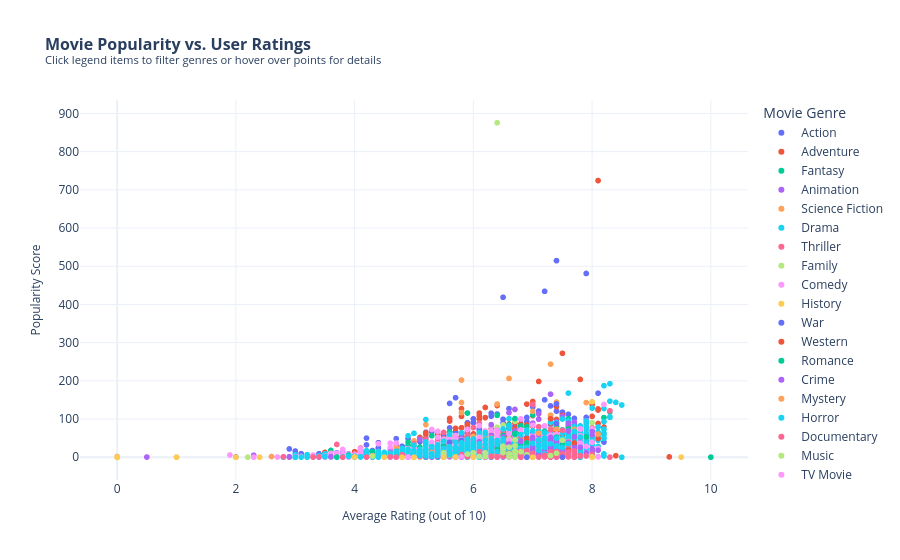

Notebook source saved alongside this figure:
### Markdown cell above
# Scatter Plot with Interactive Selection

### Code cell
fig = px.scatter(
    df, 
    x='vote_average', 
    y='popularity', 
    color='main_genre',
    hover_name='title', 
    labels={
        'vote_average': 'Average Rating (out of 10)',
        'popularity': 'Popularity Score',
        'main_genre': 'Movie Genre'
    },
    title='<b>Movie Popularity vs. User Ratings</b><br><sup>Click legend items to filter genres or hover over points for details</sup>'
)

fig.update_layout(
    template='plotly_white',
    title_font_size=16,
    xaxis_title_font_size=12,
    yaxis_title_font_size=12
)

fig.show()

fig.write_html("interactive_movie_plot.html")

### Figure 1 — Plotly figure (JSON) as saved in the notebook; plotly's stock layout.template omitted (floating-point values rounded to 4 significant figures; data arrays with more than 128 entries replaced by an {"elided": "..."} marker saying what was removed)
{"data": [{"hovertemplate": "<b>%{hovertext}</b><br><br>Movie Genre=Action<br>Average Rating (out of 10)=%{x}<br>Popularity Score=%{y}<extra></extra>", "hovertext": {"elided": "754 str values"}, "legendgroup": "Action", "marker": {"color": "#636efa", "symbol": "circle"}, "mode": "markers", "name": "Action", "showlegend": true, "type": "scattergl", "x": {"elided": "754 float values"}, "xaxis": "x", "y": {"elided": "754 float values"}, "yaxis": "y"}, {"hovertemplate": "<b>%{hovertext}</b><br><br>Movie Genre=Adventure<br>Average Rating (out of 10)=%{x}<br>Popularity Score=%{y}<extra></extra>", "hovertext": {"elided": "339 str values"}, "legendgroup": "Adventure", "marker": {"color": "#EF553B", "symbol": "circle"}, "mode": "markers", "name": "Adventure", "showlegend": true, "type": "scattergl", "x": {"elided": "339 float values"}, "xaxis": "x", "y": {"elided": "339 float values"}, "yaxis": "y"}, {"hovertemplate": "<b>%{hovertext}</b><br><br>Movie Genre=Fantasy<br>Average Rating (out of 10)=%{x}<br>Popularity Score=%{y}<extra></extra>", "hovertext": ["Spider-Man 3", "Oz: The Great and Powerful", "Evan Almighty", "Maleficent", "How to Train Your Dragon", "The Curious Case of Benjamin Button", "The Sorcerer's Apprentice", "Alice Through the Looking Glass", "Shrek the Third", "Hancock", "G-Force", "Rise of the Guardians", "Spider-Man", "How to Train Your Dragon 2", "Gods of Egypt", "Home", "R.I.P.D.", "Asterix at the Olympic Games", "Teenage Mutant Ninja Turtles: Out of the Shadows", "The Smurfs 2", "Eragon", "Son of the Mask", "The Lovely Bones", "The Nutcracker: The Untold Story", "Meet Joe Black", "Nutty Professor II: The Klumps", "Bruce Almighty", "Bedtime Stories", "The Last Witch Hunter", "The League of Extraordinary Gentlemen", "Immortals", "Wolf", "Underworld: Awakening", "The Santa Clause 2", "The Kid", "The Green Mile", "Hellboy", "The Legend of Bagger Vance", "DragonHeart", "The Nutty Professor", "Casper", "Death Becomes Her", "Blade II", "Into the Woods", "Hansel & Gretel: Witch Hunters", "Beautiful Creatures", "Drive Angry", "Bedazzled", "The Flintstones", "The Ant Bully", "Underworld: Evolution", "Red Riding Hood", "The Odd Life of Timothy Green", "Aliens vs Predator: Requiem", "The Island of Dr. Moreau", "Quest for Camelot", "The Crow", "Batman", "Underworld: Rise of the Lycans", "Krull", "Warriors of Virtue", "Scrooged", "Dragon Wars: D-War", "Bogus", "Down to Earth", "Babe", "Midnight in Paris", "The Age of Adaline", "My Super Ex-Girlfriend", "The Promise", "Savva. Heart of the Warrior", "Dawn of the Dead", "Snow White: A Tale of Terror", "Nanny McPhee", "Don't Be Afraid of the Dark", "Lifeforce", "Cirque du Soleil: Worlds Away", "Muppets from Space", "Howl's Moving Castle", "The Adventurer: The Curse of the Midas Box", "Ghost", "The Santa Clause", "Underworld", "Edward Scissorhands", "Daybreakers", "To Die For", "Spirited Away", "Big", "Dragonslayer", "The Illusionist", "Pan's Labyrinth", "Enter the Void", "Beetlejuice", "Tuck Everlasting", "Firestarter", "The Muse", "Being John Malkovich", "Aquamarine", "2046", "Gremlins", "Army of Darkness", "Dogma", "The Visitors", "Digimon: The Movie", "Donnie Darko", "Night Watch", "Mirrormask", "The Barbarians", "Troll Hunter", "Jason Goes to Hell: The Final Friday", "Warlock: The Armageddon", "The Brave Little Toaster", "Do You Believe?", "Northfork", "Snow White and the Seven Dwarfs", "Beyond the Black Rainbow", "The Prophecy"], "legendgroup": "Fantasy", "marker": {"color": "#00cc96", "symbol": "circle"}, "mode": "markers", "name": "Fantasy", "showlegend": true, "type": "scattergl", "x": [5.9, 5.7, 5.3, 7.0, 7.5, 7.3, 5.8, 6.5, 6.0, 6.2, 5.1, 7.1, 6.8, 7.6, 5.3, 6.8, 5.4, 5.0, 5.8, 5.5, 4.9, 3.6, 6.6, 5.4, 6.9, 4.7, 6.4, 5.9, 5.7, 5.7, 5.7, 6.0, 6.1, 5.5, 6.0, 8.2, 6.5, 6.3, 6.4, 5.4, 6.0, 6.3, 6.2, 5.6, 5.7, 5.6, 5.3, 5.6, 5.0, 5.5, 6.4, 5.6, 6.5, 4.9, 4.6, 6.9, 7.3, 7.0, 6.2, 5.8, 4.7, 6.7, 4.0, 5.4, 4.9, 6.0, 7.4, 7.4, 4.8, 5.0, 6.4, 6.8, 6.0, 6.4, 5.4, 6.2, 6.1, 5.8, 8.2, 5.1, 6.9, 6.3, 6.6, 7.5, 6.0, 6.7, 8.3, 6.9, 6.5, 7.1, 7.6, 7.2, 7.1, 6.4, 5.9, 5.3, 7.3, 5.8, 6.9, 6.9, 7.3, 6.8, 7.1, 6.2, 7.7, 6.3, 6.6, 5.1, 6.7, 4.2, 5.2, 6.7, 6.6, 6.7, 6.9, 5.7, 6.4], "xaxis": "x", "y": [115.7, 46.99, 27.08, 110.6, 67.26, 60.27, 35.58, 56.27, 42.99, 56.76, 26.71, 61.79, 82.5, 100.2, 56.26, 63.47, 39.45, 20.34, 39.87, 32.47, 30.86, 17.82, 29.26, 3.593, 36.07, 17.78, 109.7, 23.53, 52.61, 47.44, 37.92, 13.76, 58.4, 14.65, 18.28, 103.7, 47.48, 16.85, 31.79, 20.28, 19.83, 29.5, 67.17, 65.9, 53.03, 40.72, 30.39, 19.35, 28.96, 20.24, 49.02, 45.15, 16.39, 39.38, 13.21, 16.06, 44.69, 44.1, 51.93, 9.905, 0.9124, 21.62, 4.822, 3.379, 9.167, 34.37, 43.75, 82.05, 20.25, 3.866, 2.626, 44.53, 4.811, 24.36, 14.56, 12.18, 5.987, 6.589, 49.55, 8.843, 41.97, 16.23, 81.83, 47.51, 28.02, 12.31, 119.0, 20.72, 3.258, 36.96, 90.81, 20.4, 58.55, 4.115, 11.38, 2.858, 27.55, 16.93, 12.66, 45.07, 33.76, 14.54, 8.894, 3.739, 61.21, 12.54, 7.758, 1.632, 12.98, 10.34, 3.107, 6.863, 2.47, 1.98, 80.17, 7.717, 11.82], "yaxis": "y"}, {"hovertemplate": "<b>%{hovertext}</b><br><br>Movie Genre=Animation<br>Average Rating (out of 10)=%{x}<br>Popularity Score=%{y}<extra></extra>", "hovertext": ["Tangled", "Monsters University", "Cars 2", "Toy Story 3", "Brave", "WALL·E", "A Christmas Carol", "Up", "Monsters vs Aliens", "Ratatouille", "Frozen", "Bolt", "Kung Fu Panda 2", "Mr. Peabody & Sherman", "Madagascar 3: Europe's Most Wanted", "Happy Feet Two", "Turbo", "Rango", "Dinosaur", "Megamind", "Rio 2", "Monsters, Inc.", "The Smurfs", "Home on the Range", "Stuart Little", "Epic", "Legend of the Guardians: The Owls of Ga'Hoole", "The Peanuts Movie", "Surf's Up", "Ice Age: Continental Drift", "Finding Nemo", "Toy Story 2", "Cloudy with a Chance of Meatballs", "Ice Age: Dawn of the Dinosaurs", "Mulan", "Atlantis: The Lost Empire", "Rio", "Happy Feet", "Hotel Transylvania", "Lilo & Stitch", "Robots", "Space Jam", "Hotel Transylvania 2", "Fantasia 2000", "Walking With Dinosaurs", "Looney Tunes: Back in Action", "Cloudy with a Chance of Meatballs 2", "The Secret Life of Pets", "Despicable Me 2", "Ice Age: The Meltdown", "Shark Tale", "Monster House", "Titan A.E.", "The Simpsons Movie", "Cars", "The SpongeBob Movie: Sponge Out of Water", "Legends of Oz: Dorothy's Return", "Despicable Me", "Ice Age", "Astro Boy", "Hop", "Chicken Little", "Coraline", "The Boxtrolls", "Garfield: A Tail of Two Kitties", "Free Birds", "The Pirates! In an Adventure with Scientists!", "Anastasia", "Barnyard", "Garfield", "Happily N'Ever After", "Foodfight!", "Pinocchio", "Chicken Run", "Escape from Planet Earth", "Frankenweenie", "Space Chimps", "Valiant", "Ponyo", "Cats Don't Dance", "Toy Story", "The SpongeBob SquarePants Movie", "The Nut Job", "Winnie the Pooh", "Animals United", "Aladdin", "The Rugrats Movie", "Space Pirate Captain Harlock", "The Wild Thornberrys Movie", "Rugrats Go Wild", "The Adventures of Pinocchio", "A Turtle's Tale: Sammy's Adventures", "Meet the Deedles", "Underdogs", "South Park: Bigger, Longer & Uncut", "The Tigger Movie", "Pooh's Heffalump Movie", "A Scanner Darkly", "Steamboy", "Dwegons", "Thomas and the Magic Railroad", "Hoodwinked!", "Dragon Hunters", "Khumba", "The Land Before Time", "Ernest & Celestine", "Beavis and Butt-Head Do America", "Legend of a Rabbit", "Hey Arnold! The Movie", "Teacher's Pet", "Heavy Metal", "Ultramarines: A Warhammer 40,000 Movie", "Anomalisa", "The Secret of Kells", "Persepolis", "The Snow Queen", "Doug's 1st Movie", "Fantasia", "Roadside Romeo", "Bambi", "Aqua Teen Hunger Force Colon Movie Film for Theaters", "My Dog Tulip", "A Charlie Brown Christmas"], "legendgroup": "Animation", "marker": {"color": "#ab63fa", "symbol": "circle"}, "mode": "markers", "name": "Animation", "showlegend": true, "type": "scattergl", "x": [7.4, 7.0, 5.8, 7.6, 6.7, 7.8, 6.6, 7.7, 6.0, 7.5, 7.3, 6.3, 6.7, 6.7, 6.4, 5.8, 6.1, 6.6, 6.2, 6.7, 6.3, 7.5, 5.5, 5.7, 5.8, 6.4, 6.5, 6.5, 5.9, 6.2, 7.6, 7.3, 6.5, 6.5, 7.6, 6.7, 6.5, 5.9, 6.8, 7.1, 6.0, 6.5, 6.7, 7.0, 5.2, 5.6, 6.4, 5.9, 7.0, 6.5, 5.8, 6.3, 6.3, 6.9, 6.6, 5.8, 5.9, 7.1, 7.1, 6.1, 5.5, 5.6, 7.3, 6.6, 5.1, 5.7, 6.4, 7.4, 5.3, 5.2, 4.6, 2.3, 6.9, 6.5, 5.7, 6.6, 5.2, 5.2, 7.5, 7.1, 7.7, 6.7, 5.5, 6.8, 5.5, 7.4, 5.7, 6.5, 5.8, 5.6, 5.0, 5.6, 4.1, 6.0, 7.1, 6.3, 6.4, 6.8, 6.4, 0.5, 4.6, 5.9, 6.5, 5.8, 7.0, 7.6, 6.5, 3.0, 5.6, 5.5, 6.2, 5.2, 7.0, 7.3, 7.7, 5.1, 5.4, 7.2, 6.7, 6.8, 6.5, 7.6, 7.5], "xaxis": "x", "y": [48.68, 89.19, 49.99, 60.0, 125.1, 66.39, 39.74, 92.2, 36.17, 65.68, 165.1, 41.85, 51.25, 38.73, 44.99, 17.77, 44.77, 29.91, 26.55, 68.76, 42.4, 106.8, 36.65, 19.63, 30.48, 36.71, 37.32, 34.31, 23.23, 65.23, 85.69, 73.58, 46.78, 69.46, 67.43, 51.55, 46.2, 37.27, 56.26, 55.66, 29.56, 36.13, 61.69, 14.53, 10.09, 16.72, 41.25, 31.48, 136.9, 85.12, 47.09, 36.37, 14.44, 46.88, 82.64, 36.95, 6.682, 113.9, 99.56, 24.86, 16.79, 47.97, 51.15, 30.66, 16.93, 14.41, 23.7, 45.57, 10.43, 17.67, 10.41, 5.259, 46.01, 31.79, 18.14, 27.91, 6.293, 14.05, 39.59, 4.098, 73.64, 27.87, 18.57, 19.14, 8.01, 92.98, 7.981, 14.73, 5.785, 8.256, 6.718, 15.81, 2.353, 14.87, 27.2, 9.83, 9.032, 26.09, 9.13, 0.4854, 1.916, 23.98, 8.884, 6.46, 28.67, 11.1, 12.61, 0.7387, 5.856, 1.374, 12.93, 3.891, 21.02, 10.62, 24.28, 5.339, 1.885, 32.88, 0.2536, 47.65, 1.453, 1.17, 8.701], "yaxis": "y"}, {"hovertemplate": "<b>%{hovertext}</b><br><br>Movie Genre=Science Fiction<br>Average Rating (out of 10)=%{x}<br>Popularity Score=%{y}<extra></extra>", "hovertext": ["The Avengers", "Transformers: Revenge of the Fallen", "Transformers: Age of Extinction", "Jupiter Ascending", "X-Men: Apocalypse", "Dawn of the Planet of the Apes", "Terminator Genisys", "Star Trek", "The Incredible Hulk", "Ant-Man", "After Earth", "The Hunger Games: Mockingjay - Part 1", "Prometheus", "Elysium", "Star Wars: Episode III - Revenge of the Sith", "Teenage Mutant Ninja Turtles", "Gravity", "Ender's Game", "Mission to Mars", "Volcano", "The 6th Day", "The Hunger Games", "The Time Machine", "The Invasion", "Unbreakable", "Sphere", "Star Trek: Insurrection", "Blade: Trinity", "Alien: Resurrection", "Planet 51", "Star Trek: Nemesis", "The Flintstones in Viva Rock Vegas", "Alien³", "The Adjustment Bureau", "Star Trek: First Contact", "Sunshine", "Serenity", "Star Trek: Generations", "Riddick", "Hot Tub Time Machine", "Star Trek: The Motion Picture", "Species", "Predator 2", "Flash Gordon", "District 9", "Star Trek V: The Final Frontier", "Ultraviolet", "Blade Runner", "Star Trek VI: The Undiscovered Country", "Self/less", "Teenage Mutant Ninja Turtles II: The Secret of the Ooze", "Star Trek IV: The Voyage Home", "Firefox", "Close Encounters of the Third Kind", "Eternal Sunshine of the Spotless Mind", "Star Trek III: The Search for Spock", "Austin Powers: International Man of Mystery", "Predator", "Steel", "The Butterfly Effect", "Baby Geniuses", "The Mist", "Chronicle", "Project Almanac", "Space Battleship Yamato", "Invaders from Mars", "The Last Days on Mars", "2001: A Space Odyssey", "E.T. the Extra-Terrestrial", "Recess: School's Out", "Skyline", "Barbarella", "Akira", "The Andromeda Strain", "Escape from New York", "Grabbers", "Somewhere in Time", "Moon", "Antiviral", "The Purge", "The Divide", "Timecrimes", "Robot & Frank", "The Walking Deceased", "Mutant World", "Def-Con 4", "I Origins", "Bang Bang Baby", "The Toxic Avenger", "Rotor DR1", "The Sticky Fingers of Time", "The Man from Earth", "Sound of My Voice", "Queen Crab", "All Superheroes Must Die", "Primer"], "legendgroup": "Science Fiction", "marker": {"color": "#FFA15A", "symbol": "circle"}, "mode": "markers", "name": "Science Fiction", "showlegend": true, "type": "scattergl", "x": [7.4, 6.0, 5.8, 5.2, 6.4, 7.3, 5.8, 7.4, 6.1, 7.0, 5.0, 6.6, 6.3, 6.4, 7.1, 5.8, 7.3, 6.6, 5.7, 5.2, 5.7, 6.9, 5.8, 5.7, 6.9, 5.8, 6.3, 5.7, 5.9, 5.6, 6.1, 4.4, 6.2, 6.5, 7.0, 7.0, 7.4, 6.4, 6.2, 6.0, 6.2, 5.5, 5.9, 6.1, 7.3, 5.6, 4.8, 7.9, 6.7, 6.3, 5.8, 6.9, 5.5, 7.2, 7.9, 6.4, 6.5, 7.3, 4.3, 7.3, 3.3, 6.7, 6.6, 6.4, 6.3, 5.5, 5.2, 7.9, 7.3, 6.6, 4.7, 5.7, 7.8, 7.0, 6.9, 6.0, 7.2, 7.6, 5.7, 6.0, 5.7, 7.0, 6.8, 4.2, 2.6, 2.8, 7.5, 6.6, 6.3, 4.7, 4.8, 7.7, 6.3, 3.3, 4.2, 6.9], "xaxis": "x", "y": [144.4, 21.94, 116.8, 85.37, 139.3, 243.8, 202.0, 73.62, 62.9, 120.1, 42.84, 206.2, 68.89, 67.34, 44.11, 143.4, 110.2, 45.95, 16.06, 19.84, 18.45, 68.55, 25.98, 15.67, 42.01, 18.66, 19.71, 49.66, 37.45, 23.66, 21.61, 6.248, 45.86, 26.61, 25.67, 51.5, 45.39, 14.78, 46.63, 33.93, 24.62, 23.61, 27.93, 12.34, 63.14, 19.58, 15.9, 94.06, 16.19, 66.1, 15.51, 22.26, 8.701, 52.46, 56.48, 15.31, 36.16, 50.01, 2.849, 73.31, 4.58, 37.1, 64.5, 32.94, 5.158, 4.234, 18.76, 86.2, 56.11, 5.699, 26.27, 14.17, 39.34, 12.52, 24.35, 9.451, 5.934, 46.11, 11.75, 54.4, 11.88, 19.03, 23.42, 1.333, 1.894, 0.3198, 37.56, 0.9733, 6.672, 0.2496, 0.1302, 31.34, 6.192, 0.141, 3.546, 23.31], "yaxis": "y"}, {"hovertemplate": "<b>%{hovertext}</b><br><br>Movie Genre=Drama<br>Average Rating (out of 10)=%{x}<br>Popularity Score=%{y}<extra></extra>", "hovertext": {"elided": "1206 str values"}, "legendgroup": "Drama", "marker": {"color": "#19d3f3", "symbol": "circle"}, "mode": "markers", "name": "Drama", "showlegend": true, "type": "scattergl", "x": {"elided": "1206 float values"}, "xaxis": "x", "y": {"elided": "1206 float values"}, "yaxis": "y"}, {"hovertemplate": "<b>%{hovertext}</b><br><br>Movie Genre=Thriller<br>Average Rating (out of 10)=%{x}<br>Popularity Score=%{y}<extra></extra>", "hovertext": {"elided": "194 str values"}, "legendgroup": "Thriller", "marker": {"color": "#FF6692", "symbol": "circle"}, "mode": "markers", "name": "Thriller", "showlegend": true, "type": "scattergl", "x": {"elided": "194 float values"}, "xaxis": "x", "y": {"elided": "194 float values"}, "yaxis": "y"}, {"hovertemplate": "<b>%{hovertext}</b><br><br>Movie Genre=Family<br>Average Rating (out of 10)=%{x}<br>Popularity Score=%{y}<extra></extra>", "hovertext": ["Alice in Wonderland", "The Jungle Book", "Wreck-It Ralph", "Madagascar: Escape 2 Africa", "Bee Movie", "Penguins of Madagascar", "How the Grinch Stole Christmas", "Stuart Little 2", "Where the Wild Things Are", "The Lion King", "Madagascar", "Hairspray", "Minions", "The Angry Birds Movie", "Zathura: A Space Adventure", "Jingle All the Way", "ParaNorman", "Sinbad: Legend of the Seven Seas", "Paddington", "Marmaduke", "Dolphin Tale 2", "Ella Enchanted", "Zoom", "Thunder and the House of Magic", "Alexander and the Terrible, Horrible, No Good, Very Bad Day", "Spy Kids: All the Time in the World", "Mr. Bean's Holiday", "The True Story of Puss 'n Boots", "Space Dogs", "The Little Vampire", "The Jungle Book 2", "Alpha and Omega", "Doogal", "The Oogieloves in the Big Balloon Adventure", "The Nutcracker", "Diary of a Wimpy Kid: Rodrick Rules", "Catch That Kid", "The Adventures of Elmo in Grouchland", "Three Men and a Baby", "The Lizzie McGuire Movie", "Barney's Great Adventure", "Earth to Echo", "The Crocodile Hunter: Collision Course", "Time Bandits", "Jungle Shuffle", "Ta Ra Rum Pum", "Alpha and Omega: The Legend of the Saw Tooth Cave", "The Man from Snowy River", "Henry & Me", "Running Forever", "Willy Wonka & the Chocolate Factory", "Karachi se Lahore", "Rodeo Girl", "Horse Camp", "Dude Where's My Dog?"], "legendgroup": "Family", "marker": {"color": "#B6E880", "symbol": "circle"}, "mode": "markers", "name": "Family", "showlegend": true, "type": "scattergl", "x": [6.4, 6.7, 7.1, 6.2, 5.7, 6.5, 6.2, 5.4, 6.4, 8.0, 6.6, 6.5, 6.4, 5.9, 6.1, 5.5, 6.7, 6.6, 7.0, 5.0, 6.7, 5.9, 4.9, 6.3, 6.1, 4.4, 6.1, 3.8, 6.3, 6.1, 5.6, 5.3, 3.2, 2.2, 5.6, 6.3, 4.9, 6.3, 5.8, 5.7, 2.9, 5.7, 5.3, 6.6, 6.5, 6.0, 6.5, 6.8, 3.0, 0.0, 7.4, 8.0, 5.5, 5.5, 0.0], "xaxis": "x", "y": [78.53, 94.2, 62.34, 44.14, 29.33, 84.37, 45.42, 27.99, 31.59, 90.46, 48.11, 31.16, 875.6, 45.72, 15.19, 22.5, 39.54, 18.82, 39.88, 12.26, 6.968, 22.72, 10.3, 12.87, 22.15, 14.79, 27.68, 1.685, 5.754, 4.365, 19.82, 12.3, 1.683, 0.2858, 0.06823, 14.33, 4.493, 3.092, 12.34, 11.93, 0.7229, 17.37, 1.715, 14.78, 1.414, 0.5538, 1.875, 3.656, 0.9997, 0.02876, 23.98, 0.06, 0.08757, 0.1723, 0.284], "yaxis": "y"}, {"hovertemplate": "<b>%{hovertext}</b><br><br>Movie Genre=Comedy<br>Average Rating (out of 10)=%{x}<br>Popularity Score=%{y}<extra></extra>", "hovertext": {"elided": "1042 str values"}, "legendgroup": "Comedy", "marker": {"color": "#FF97FF", "symbol": "circle"}, "mode": "markers", "name": "Comedy", "showlegend": true, "type": "scattergl", "x": {"elided": "1042 float values"}, "xaxis": "x", "y": {"elided": "1042 float values"}, "yaxis": "y"}, {"hovertemplate": "<b>%{hovertext}</b><br><br>Movie Genre=History<br>Average Rating (out of 10)=%{x}<br>Popularity Score=%{y}<extra></extra>", "hovertext": ["Pearl Harbor", "Public Enemies", "Lincoln", "Evita", "Nixon", "Ghosts of Mississippi", "Goodbye Bafana", "Tora! Tora! Tora!", "Waterloo", "In the Valley of Elah", "Selma", "Milk", "Mongol: The Rise of Genghis Khan", "The Imitation Game", "The Iron Lady", "Bobby", "Mr. Turner", "Reign of Assassins", "Operation Chromite", "For Greater Glory - The True Story of Cristiada", "Butch Cassidy and the Sundance Kid", "The Egyptian", "Inside Deep Throat", "Woodstock", "Censored Voices"], "legendgroup": "History", "marker": {"color": "#FECB52", "symbol": "circle"}, "mode": "markers", "name": "History", "showlegend": true, "type": "scattergl", "x": [6.6, 6.5, 6.7, 5.9, 7.1, 6.2, 7.0, 6.9, 7.0, 6.6, 7.4, 7.1, 6.5, 8.0, 6.2, 6.4, 6.3, 6.7, 5.8, 6.4, 7.4, 6.0, 6.8, 7.1, 5.1], "xaxis": "x", "y": [34.21, 33.69, 36.31, 7.027, 3.77, 8.103, 12.26, 9.796, 1.895, 15.68, 29.02, 30.91, 10.14, 145.4, 23.38, 11.71, 9.243, 4.93, 6.116, 5.76, 24.5, 4.079, 3.98, 3.41, 0.5946], "yaxis": "y"}, {"hovertemplate": "<b>%{hovertext}</b><br><br>Movie Genre=War<br>Average Rating (out of 10)=%{x}<br>Popularity Score=%{y}<extra></extra>", "hovertext": ["Alexander", "Green Zone", "Enemy at the Gates", "Fury", "The Monuments Men", "American Sniper", "Flags of Our Fathers", "Free State of Jones", "The Four Feathers", "The Horseman on the Roof", "The Good German", "Glory", "Gettysburg", "The Water Diviner", "Catch-22", "Ararat", "The Boy in the Striped Pyjamas", "Fateless", "5 Days of War", "Cinco de Mayo: La Batalla", "Henry V", "Major Dundee", "Fort McCoy", "From Here to Eternity"], "legendgroup": "War", "marker": {"color": "#636efa", "symbol": "circle"}, "mode": "markers", "name": "War", "showlegend": true, "type": "scattergl", "x": [5.6, 6.4, 7.2, 7.4, 5.8, 7.4, 6.7, 6.6, 6.5, 6.7, 5.9, 7.4, 6.6, 6.8, 6.7, 5.7, 7.7, 6.5, 5.8, 5.8, 7.4, 6.2, 6.3, 7.2], "xaxis": "x", "y": [39.02, 30.25, 41.27, 139.6, 43.87, 87.53, 23.94, 21.59, 10.1, 2.877, 5.348, 16.1, 5.529, 22.1, 4.504, 1.326, 34.82, 1.907, 5.728, 0.07208, 4.641, 3.49, 0.3845, 6.915], "yaxis": "y"}, {"hovertemplate": "<b>%{hovertext}</b><br><br>Movie Genre=Western<br>Average Rating (out of 10)=%{x}<br>Popularity Score=%{y}<extra></extra>", "hovertext": ["The Revenant", "The Alamo", "Spirit: Stallion of the Cimarron", "Hidalgo", "3:10 to Yuma", "Open Range", "Forsaken", "One Man's Hero", "The Homesman", "Unforgiven", "The Long Riders", "Duel in the Sun", "High Plains Drifter", "Once Upon a Time in the West", "Pat Garrett & Billy the Kid", "The Man Who Shot Liberty Valance", "Red River", "Blazing Saddles", "Hang 'em High", "She Wore a Yellow Ribbon", "Shalako", "The Ballad of Gregorio Cortez", "The Good, the Bad and the Ugly", "Doc Holliday's Revenge", "High Noon", "Western Religion", "A Fistful of Dollars"], "legendgroup": "Western", "marker": {"color": "#EF553B", "symbol": "circle"}, "mode": "markers", "name": "Western", "showlegend": true, "type": "scattergl", "x": [7.3, 5.8, 7.4, 6.5, 6.9, 7.0, 5.8, 9.3, 6.4, 7.7, 6.6, 6.2, 7.4, 8.1, 7.2, 7.4, 7.3, 7.2, 6.7, 7.1, 5.4, 0.0, 8.1, 3.2, 7.6, 0.0, 7.6], "xaxis": "x", "y": [100.6, 10.66, 41.67, 16.76, 48.8, 19.07, 11.07, 0.9105, 20.59, 37.38, 2.96, 7.604, 19.13, 49.33, 4.495, 11.74, 5.345, 22.79, 11.76, 8.535, 3.598, 0.5928, 88.38, 0.4594, 18.64, 0.5895, 38.77], "yaxis": "y"}, {"hovertemplate": "<b>%{hovertext}</b><br><br>Movie Genre=Romance<br>Average Rating (out of 10)=%{x}<br>Popularity Score=%{y}<extra></extra>", "hovertext": ["The Princess and the Frog", "Cinderella", "Cinderella Man", "Just Go with It", "Déjà Vu", "Fool's Gold", "Entrapment", "Focus", "Two Weeks Notice", "Duplicity", "The Break-Up", "The Book of Life", "Out of Sight", "Monster-in-Law", "Kicking & Screaming", "The Sweetest Thing", "Notting Hill", "Dracula", "Julie & Julia", "The Lake House", "Against the Ropes", "What to Expect When You're Expecting", "Friends with Benefits", "I Dreamed of Africa", "The Notebook", "Message in a Bottle", "Corpse Bride", "The Next Three Days", "Grace of Monaco", "Safe Haven", "Pride and Prejudice and Zombies", "Shakespeare in Love", "Accidental Love", "The House Bunny", "Don Juan DeMarco", "Ironclad", "Return to Me", "I Don't Know How She Does It", "The Bridge of San Luis Rey", "Her", "There's Something About Mary", "Joyeux Noël", "Moliere", "To Rome with Love", "Moonlight Mile", "Quigley Down Under", "My Best Friend's Girl", "Leap Year", "The Mask", "My Big Fat Greek Wedding 2", "Honey", "The Wraith", "Soul Plane", "Here On Earth", "Groundhog Day", "Pretty Woman", "Little Children", "Flipped", "The Widow of Saint-Pierre", "Womb", "The Fault in Our Stars", "The Postman Always Rings Twice", "What's Eating Gilbert Grape", "In the Land of Women", "The Ultimate Gift", "The DUFF", "Yeh Jawaani Hai Deewani", "Fido", "Beyond the Lights", "Outside Providence", "Freeheld", "Pale Rider", "A Home at the End of the World", "Mallrats", "Grease", "Emma", "Don Jon", "Fifty Shades of Black", "Fascination", "Christmas Eve", "The Blue Lagoon", "The Crying Game", "The Front Page", "The Perfect Wave", "Dreaming of Joseph Lees", "Slow West", "Before Midnight", "Griff the Invisible", "There's Always Woodstock", "Shortbus", "Dil Jo Bhi Kahey...", "Buffalo '66", "Me You and Five Bucks", "Speedway Junky", "Hidden Away", "Hurricane Streets", "Drinking Buddies", "Fight to the Finish", "As It Is in Heaven", "My Beautiful Laundrette", "Anderson's Cross", "Along the Roadside", "Urbania", "Three", "20 Dates", "Tiny Furniture"], "legendgroup": "Romance", "marker": {"color": "#00cc96", "symbol": "circle"}, "mode": "markers", "name": "Romance", "showlegend": true, "type": "scattergl", "x": [6.7, 6.7, 7.3, 6.3, 8.0, 5.4, 6.0, 6.7, 5.9, 5.7, 5.6, 7.3, 6.5, 5.6, 5.6, 5.3, 7.0, 7.1, 6.6, 6.5, 4.5, 5.8, 6.5, 5.3, 7.7, 5.8, 7.2, 6.9, 5.8, 6.9, 5.5, 6.8, 3.9, 5.6, 6.2, 6.2, 6.1, 5.0, 5.4, 7.9, 6.5, 7.2, 6.7, 5.6, 6.5, 6.5, 5.4, 6.4, 6.6, 5.5, 6.0, 5.9, 4.7, 5.4, 7.4, 7.0, 6.9, 7.4, 6.7, 5.9, 7.6, 6.4, 7.5, 5.8, 6.8, 6.8, 7.2, 6.6, 7.0, 5.6, 7.1, 7.0, 6.8, 6.8, 7.2, 7.6, 5.9, 4.3, 3.8, 6.1, 5.8, 6.9, 6.9, 4.4, 8.0, 6.6, 7.4, 6.1, 5.4, 6.3, 0.0, 7.1, 10.0, 5.2, 7.6, 4.8, 6.0, 5.2, 6.9, 6.6, 0.0, 7.7, 5.2, 6.3, 3.7, 5.6], "xaxis": "x", "y": [62.48, 101.2, 24.1, 37.03, 0.6056, 21.79, 25.88, 59.63, 24.15, 13.63, 26.25, 34.89, 16.0, 10.41, 8.993, 18.66, 28.97, 45.02, 22.85, 29.89, 2.817, 27.01, 40.53, 1.657, 55.11, 10.81, 43.57, 34.42, 10.96, 37.73, 28.4, 31.79, 5.645, 25.84, 8.871, 12.32, 5.771, 8.631, 0.5157, 53.68, 57.11, 13.96, 4.613, 15.01, 8.982, 11.36, 17.15, 21.96, 85.3, 16.03, 18.49, 10.48, 9.4, 3.313, 52.74, 45.47, 11.94, 24.21, 1.78, 7.453, 74.36, 6.804, 33.28, 12.79, 4.976, 40.29, 3.353, 5.245, 8.079, 2.627, 8.185, 14.57, 5.484, 16.14, 67.61, 2.136, 33.3, 14.95, 0.2198, 1.985, 22.59, 8.84, 4.118, 4.119, 0.1162, 14.94, 23.3, 1.351, 2.026, 14.85, 0.1227, 10.01, 0.0941, 0.34, 1.234, 0.3645, 17.38, 0.2518, 4.321, 3.703, 0.006323, 0.1667, 0.06516, 5.938, 0.4081, 2.38], "yaxis": "y"}, {"hovertemplate": "<b>%{hovertext}</b><br><br>Movie Genre=Crime<br>Average Rating (out of 10)=%{x}<br>Popularity Score=%{y}<extra></extra>", "hovertext": {"elided": "195 str values"}, "legendgroup": "Crime", "marker": {"color": "#ab63fa", "symbol": "circle"}, "mode": "markers", "name": "Crime", "showlegend": true, "type": "scattergl", "x": {"elided": "195 float values"}, "xaxis": "x", "y": {"elided": "195 float values"}, "yaxis": "y"}, {"hovertemplate": "<b>%{hovertext}</b><br><br>Movie Genre=Mystery<br>Average Rating (out of 10)=%{x}<br>Popularity Score=%{y}<extra></extra>", "hovertext": ["Scooby-Doo", "Eagle Eye", "Evolution", "Hostage", "Sky Captain and the World of Tomorrow", "The X Files", "Eyes Wide Shut", "Gone Girl", "Domestic Disturbance", "The Sixth Sense", "The Watcher", "Identity", "Dark City", "Mindhunters", "Scooby-Doo 2: Monsters Unleashed", "Joy Ride", "Before I Go to Sleep", "Nerve", "The Crazies", "Joe Dirt", "Slow Burn", "Book of Shadows: Blair Witch 2", "Disturbing Behavior", "The Midnight Meat Train", "My Bloody Valentine", "In the Cut", "The Fourth Kind", "Gerry", "Goddess of Love", "Memento", "The Witch", "The Dead Girl", "Torn Curtain", "Something Wicked", "The Torture Chamber of Dr. Sadism", "The House of the Devil", "The Sisterhood of Night", "After", "Enter Nowhere", "Pi", "Absentia"], "legendgroup": "Mystery", "marker": {"color": "#FFA15A", "symbol": "circle"}, "mode": "markers", "name": "Mystery", "showlegend": true, "type": "scattergl", "x": [5.4, 6.3, 6.4, 6.2, 5.7, 6.6, 7.1, 7.9, 5.4, 7.7, 4.9, 7.1, 7.2, 6.3, 5.4, 6.3, 6.2, 7.1, 6.2, 5.5, 5.5, 4.3, 5.5, 6.0, 5.3, 4.6, 5.8, 6.2, 6.2, 8.1, 6.3, 6.4, 6.4, 4.6, 6.3, 6.0, 6.5, 5.6, 6.5, 7.1, 5.8], "xaxis": "x", "y": [31.44, 46.89, 3.3, 23.66, 24.66, 18.6, 27.87, 143.0, 8.419, 73.09, 7.34, 45.92, 39.32, 17.19, 22.64, 11.18, 48.78, 62.93, 28.87, 15.98, 6.631, 3.89, 9.379, 19.91, 13.71, 10.54, 22.89, 5.039, 1.274, 60.72, 50.32, 3.07, 7.925, 1.969, 1.297, 8.628, 2.869, 4.596, 3.638, 27.79, 6.329], "yaxis": "y"}, {"hovertemplate": "<b>%{hovertext}</b><br><br>Movie Genre=Horror<br>Average Rating (out of 10)=%{x}<br>Popularity Score=%{y}<extra></extra>", "hovertext": {"elided": "299 str values"}, "legendgroup": "Horror", "marker": {"color": "#19d3f3", "symbol": "circle"}, "mode": "markers", "name": "Horror", "showlegend": true, "type": "scattergl", "x": {"elided": "299 float values"}, "xaxis": "x", "y": {"elided": "299 float values"}, "yaxis": "y"}, {"hovertemplate": "<b>%{hovertext}</b><br><br>Movie Genre=Documentary<br>Average Rating (out of 10)=%{x}<br>Popularity Score=%{y}<extra></extra>", "hovertext": ["Oceans", "Winged Migration", "Capitalism: A Love Story", "Justin Bieber: Never Say Never", "Katy Perry: Part of Me", "One Direction: This Is Us", "Sicko", "Glee: The Concert Movie", "Michael Jordan to the Max", "Fahrenheit 9/11", "Dolphins and Whales: Tribes of the Ocean", "Lake of Fire", "Jackass: The Movie", "Sea Rex 3D: Journey to a Prehistoric World", "Standard Operating Procedure", "What the #$*! Do We (K)now!?", "The Real Cancun", "Time to Choose", "March of the Penguins", "Bowling for Columbine", "Freakonomics", "Riding Giants", "Fat, Sick & Nearly Dead", "2016: Obama's America", "Fuel", "8: The Mormon Proposition", "Touching the Void", "Inside Job", "No End in Sight", "In the Shadow of the Moon", "To Be Frank, Sinatra at 100", "Slacker Uprising", "The Square", "The Gatekeepers", "Wal-Mart: The High Cost of Low Price", "Pink Ribbons, Inc.", "Sex With Strangers", "An Inconvenient Truth", "Shine a Light", "Food, Inc.", "20 Feet from Stardom", "Who Killed the Electric Car?", "The Act of Killing", "Taxi to the Dark Side", "Once in a Lifetime: The Extraordinary Story of the New York Cosmos", "A LEGO Brickumentary", "Food Chains", "Iraq for Sale: The War Profiteers", "Hoop Dreams", "Rize", "Starsuckers", "The Hadza:  Last of the First", "The Harvest (La Cosecha)", "Faith Connections", "Mad Hot Ballroom", "Wordplay", "Beyond the Mat", "Sholem Aleichem: Laughing In The Darkness", "Deceptive Practice: The Mysteries and Mentors of Ricky Jay", "The Other Dream Team", "Scott Walker: 30 Century Man", "Born to Fly: Elizabeth Streb vs. Gravity", "Dogtown and Z-Boys", "Tarnation", "I Want Your Money", "Trekkies", "Murderball", "51 Birch Street", "Sisters in Law", "Ayurveda: Art of Being", "Give Me Shelter", "Call + Response", "The Case of the Grinning Cat", "The Trials Of Darryl Hunt", "Butterfly Girl", "The Horse Boy", "Antarctic Edge: 70° South", "Aroused", "Top Spin", "Roger & Me", "Indie Game: The Movie", "The Past Is a Grotesque Animal", "Peace, Propaganda & the Promised Land", "Super Size Me", "Counting", "Bending Steel", "The Image Revolution", "The Last Waltz", "My Date with Drew"], "legendgroup": "Documentary", "marker": {"color": "#FF6692", "symbol": "circle"}, "mode": "markers", "name": "Documentary", "showlegend": true, "type": "scattergl", "x": [7.3, 7.0, 7.0, 4.8, 6.5, 8.0, 7.3, 6.8, 7.5, 6.8, 8.0, 8.0, 6.1, 5.9, 6.6, 5.8, 3.3, 0.0, 6.9, 7.3, 6.6, 7.6, 7.1, 4.6, 7.0, 5.5, 7.6, 7.7, 7.2, 7.6, 0.0, 5.9, 7.8, 6.5, 6.9, 6.8, 5.0, 6.7, 7.2, 7.4, 7.4, 7.2, 7.5, 6.6, 4.7, 6.4, 7.4, 8.0, 7.7, 5.9, 6.2, 0.0, 0.0, 4.2, 7.2, 7.3, 7.8, 7.0, 7.1, 6.9, 7.0, 5.0, 7.2, 7.5, 3.8, 6.3, 6.9, 6.8, 7.3, 5.5, 0.0, 8.0, 7.7, 6.8, 0.0, 5.5, 0.0, 7.2, 6.8, 7.4, 7.4, 5.5, 6.4, 6.6, 8.3, 5.0, 5.7, 7.9, 6.3], "xaxis": "x", "y": [10.71, 3.751, 10.5, 6.736, 8.411, 7.944, 14.1, 9.934, 1.83, 16.21, 0.04165, 0.4757, 14.75, 4.498, 0.889, 7.288, 0.4565, 1.618, 17.54, 11.41, 1.781, 0.8959, 0.5458, 0.9736, 0.1975, 0.425, 14.05, 16.93, 2.284, 3.432, 0.05063, 1.62, 4.892, 2.828, 1.404, 0.09791, 0.01441, 14.14, 2.163, 15.02, 5.248, 5.323, 8.887, 0.7486, 0.4361, 1.631, 0.7957, 1.518, 9.188, 1.624, 0.4291, 0.04565, 0.01091, 0.4809, 0.7727, 0.9061, 2.779, 0.1096, 0.4252, 0.3884, 0.6078, 0.06924, 3.292, 1.063, 0.08434, 2.778, 1.086, 0.04992, 0.02521, 0.05587, 0.279, 0.06209, 0.09256, 0.1507, 0.01519, 0.4654, 0.02139, 2.557, 0.5231, 3.285, 7.677, 0.3946, 0.02017, 10.4, 0.2936, 0.04873, 0.5456, 3.277, 1.93], "yaxis": "y"}, {"hovertemplate": "<b>%{hovertext}</b><br><br>Movie Genre=Music<br>Average Rating (out of 10)=%{x}<br>Popularity Score=%{y}<extra></extra>", "hovertext": ["This Is It", "The Cotton Club", "Jersey Boys", "Rock Star", "Step Up Revolution", "Mr. Holland's Opus", "Take the Lead", "Taking Woodstock", "The Blues Brothers", "Wayne's World", "Team America: World Police", "Everyone Says I Love You", "Battle of the Year", "Fame", "Metallica: Through the Never", "Step Up 2: The Streets", "U2 3D", "Raise Your Voice", "54", "Step Up", "Yentl", "Beat the World", "Rudderless", "State Fair", "Waiting for Guffman", "The Pirate", "Show Boat", "They Will Have to Kill Us First", "Alleluia! The Devil's Carnival", "42nd Street", "Tupac: Resurrection", "Sunday School Musical", "The Business of Fancydancing", "Theresa Is a Mother"], "legendgroup": "Music", "marker": {"color": "#B6E880", "symbol": "circle"}, "mode": "markers", "name": "Music", "showlegend": true, "type": "scattergl", "x": [6.7, 6.6, 6.8, 6.0, 6.7, 6.9, 6.6, 6.2, 7.5, 6.5, 6.6, 6.5, 5.9, 5.5, 6.7, 6.5, 6.7, 6.0, 5.5, 6.7, 6.2, 4.3, 7.4, 6.2, 7.3, 6.6, 6.9, 5.0, 6.0, 6.1, 8.0, 5.5, 8.0, 0.0], "xaxis": "x", "y": [15.8, 8.591, 14.2, 11.61, 29.78, 6.775, 9.0, 11.87, 44.71, 21.82, 26.51, 12.38, 8.237, 7.668, 7.872, 28.97, 0.3352, 10.91, 11.88, 45.48, 3.389, 2.874, 10.62, 1.848, 4.348, 0.9052, 1.606, 0.07135, 0.6744, 1.933, 1.315, 0.4605, 0.06104, 0.03653], "yaxis": "y"}, {"hovertemplate": "<b>%{hovertext}</b><br><br>Movie Genre=TV Movie<br>Average Rating (out of 10)=%{x}<br>Popularity Score=%{y}<extra></extra>", "hovertext": ["Restless", "We Have Your Husband", "Sharknado", "Love's Abiding Joy"], "legendgroup": "TV Movie", "marker": {"color": "#FF97FF", "symbol": "circle"}, "mode": "markers", "name": "TV Movie", "showlegend": true, "type": "scattergl", "x": [4.9, 5.0, 3.8, 5.8], "xaxis": "x", "y": [0.8128, 0.102, 20.47, 1.129], "yaxis": "y"}, {"hovertemplate": "<b>%{hovertext}</b><br><br>Movie Genre=Unknown<br>Average Rating (out of 10)=%{x}<br>Popularity Score=%{y}<extra></extra>", "hovertext": ["Iguana", "Sardaarji", "Sharkskin", "The Book of Mormon Movie, Volume 1: The Journey", "Hum To Mohabbat Karega", "The Algerian", "Crowsnest", "Lisa Picard Is Famous", "Sparkler", "Childless", "Harrison Montgomery", "Light from the Darkroom", "The Outrageous Sophie Tucker", "America Is Still the Place", "The Little Ponderosa Zoo", "Diamond Ruff", "Mutual Friends", "Rise of the Entrepreneur: The Search for a Better Way", "Gory Gory Hallelujah", "The Big Swap", "The Looking Glass", "Death Calls", "UnDivided", "Short Cut to Nirvana: Kumbh Mela", "Reality Show", "An American in Hollywood", "The Blood of My Brother: A Story of Death in Iraq", "Shanghai Calling"], "legendgroup": "Unknown", "marker": {"color": "#FECB52", "symbol": "circle"}, "mode": "markers", "name": "Unknown", "showlegend": true, "type": "scattergl", "x": [6.0, 9.5, 0.0, 5.0, 0.0, 0.0, 4.8, 4.0, 0.0, 4.5, 0.0, 0.0, 0.0, 0.0, 2.0, 2.4, 0.0, 8.0, 1.0, 0.0, 7.0, 0.0, 0.0, 0.0, 5.5, 0.0, 0.0, 5.7], "xaxis": "x", "y": [0.2147, 0.297, 0.0278, 0.03195, 0.001186, 0.02536, 0.05756, 0.6901, 0.5477, 0.2439, 0.006943, 0.01294, 0.02142, 0.0, 0.07308, 0.1653, 0.1367, 0.05294, 0.03388, 0.6278, 0.06298, 0.005883, 0.01061, 0.004998, 0.4721, 0.0157, 0.005256, 0.857], "yaxis": "y"}, {"hovertemplate": "<b>%{hovertext}</b><br><br>Movie Genre=Foreign<br>Average Rating (out of 10)=%{x}<br>Popularity Score=%{y}<extra></extra>", "hovertext": ["Burn", "Cavite"], "legendgroup": "Foreign", "marker": {"color": "#636efa", "symbol": "circle"}, "mode": "markers", "name": "Foreign", "showlegend": true, "type": "scattergl", "x": [6.9, 7.5], "xaxis": "x", "y": [0.1267, 0.02217], "yaxis": "y"}], "layout": {"legend": {"title": {"text": "Movie Genre"}, "tracegroupgap": 0}, "title": {"font": {"size": 16}, "text": "<b>Movie Popularity vs. User Ratings</b><br><sup>Click legend items to filter genres or hover over points for details</sup>"}, "xaxis": {"anchor": "y", "domain": [0, 1], "title": {"font": {"size": 12}, "text": "Average Rating (out of 10)"}}, "yaxis": {"anchor": "x", "domain": [0, 1], "title": {"font": {"size": 12}, "text": "Popularity Score"}}}}
